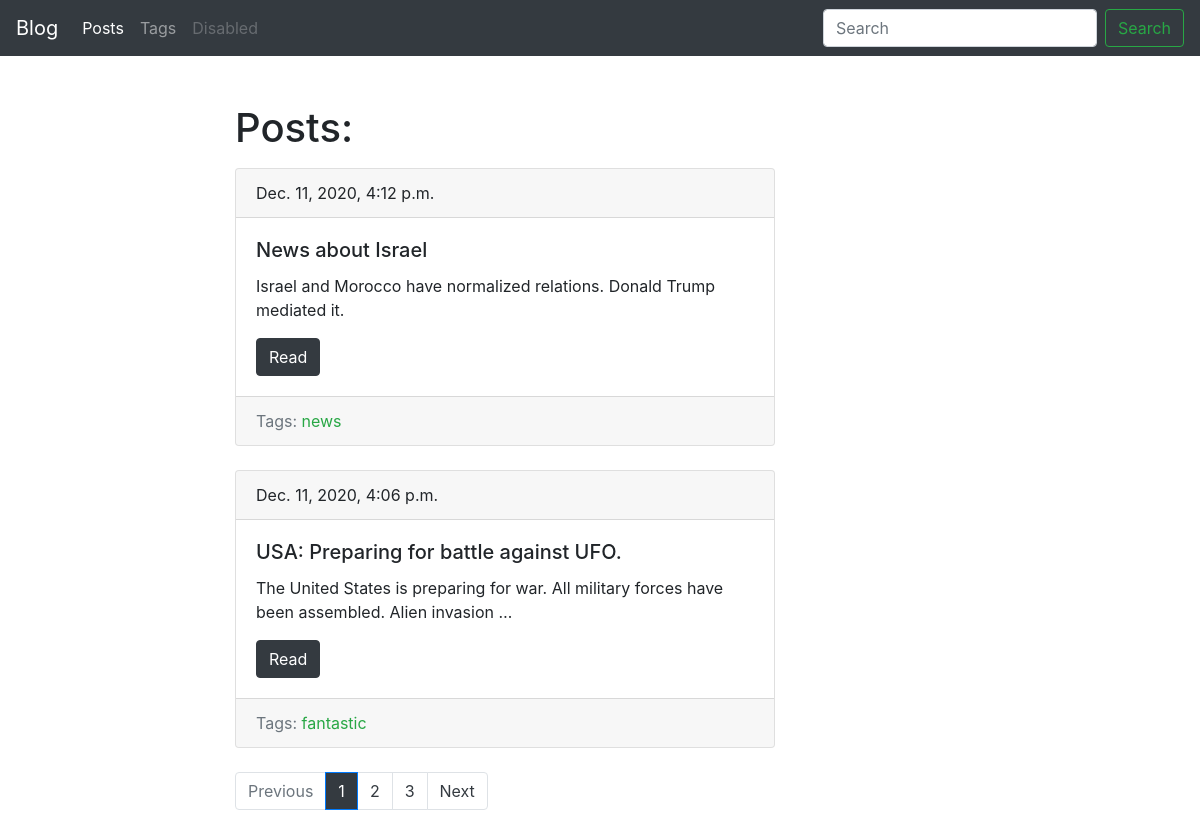
Screenshot of /blog/ with the database file from the repository.
### blog/models.py (models this page shows, shortened)
class Post(models.Model):
    title = models.CharField(max_length=150, db_index=True)
    slug = models.SlugField(max_length=150, blank=True, unique=True)
    body = models.TextField(blank=True, db_index=True)
    tags = models.ManyToManyField('Tag', blank=True, related_name='posts')
    date_pub = models.DateTimeField(auto_now_add=True)
    def get_absolute_url(self):
        return reverse('post_detail_url', kwargs={'slug': self.slug})
    class Meta:
        ordering = ['-date_pub']

class Tag(models.Model):
    title = models.CharField(max_length=50)
    slug = models.SlugField(max_length=50, unique=True)
    def get_absolute_url(self):
        return reverse('tag_detail_url', kwargs={'slug': self.slug})
    class Meta:
        ordering = ['title']

### blog/views.py (the view)
# urls.py: path('', posts_list, name='posts_list_url'),
def posts_list(request):
    search_query = request.GET.get('search', '')
    if search_query:
        posts = Post.objects.filter(Q(title__icontains=search_query) | Q(body__icontains=search_query))
    else:
        posts = Post.objects.all()
    paginator = Paginator(posts, 2)
    page_number = request.GET.get('page', 1)    # http://localhost:5000/blog/?page={page_number}
    page = paginator.get_page(page_number)
    is_paginated = page.has_other_pages()
    if page.has_previous():
        prev_page_url = '?page={}'.format(page.previous_page_number())
    else:
        prev_page_url = ''
    if page.has_next():
        next_page_url = '?page={}'.format(page.next_page_number())
    else:
        next_page_url = ''
    context = {
        'page': page,
        'is_paginated': is_paginated,
        'prev_page_url': prev_page_url,
        'next_page_url': next_page_url
    }
    return render(request, 'blog/index.html', context=context)

### blog/templates/blog/index.html (shortened to what this page needs)
{% extends 'blog/base_blog.html' %}
{% block content %}
    <h1 class="mb-3">Posts:</h1>
    {% for post in page %}
        {% include 'blog/includes/post_card_template.html' %}
    {% endfor %}
{% endblock %}

### blog/templates/blog/includes/post_card_template.html
<div class="card mb-4">
    <div class="card-header">
        {{ post.date_pub }}
    </div>
    <div class="card-body">
        <h5 class="card-title">{{ post.title }}</h5>
        <p class="card-text">{{ post.body|truncatewords:15 }}</p>
        <a href="{{ post.get_absolute_url }}" class="btn btn-dark">Read</a>
    </div>
    <div class="card-footer text-muted">
        Tags:
        {% for tag in post.tags.all %}
            <a href="{{ tag.get_absolute_url }}" class="text-success">{{ tag.title }}</a>
        {% endfor %}
    </div>
</div>

### rows the page displays
Post: date_pub "Dec. 11, 2020, 4:12 p.m.", title "News about Israel", body "Israel and Morocco have normalized relations. Donald Trump mediated it."
Tag: title "news"
Post: date_pub "Dec. 11, 2020, 4:06 p.m.", title "USA: Preparing for battle against UFO.", body "The United States is preparing for war. All military forces have been assembled. Alien invasion …"
Tag: title "fantastic"

### other values shown
{{ n }} "1"
{{ n }} "2" "3"
